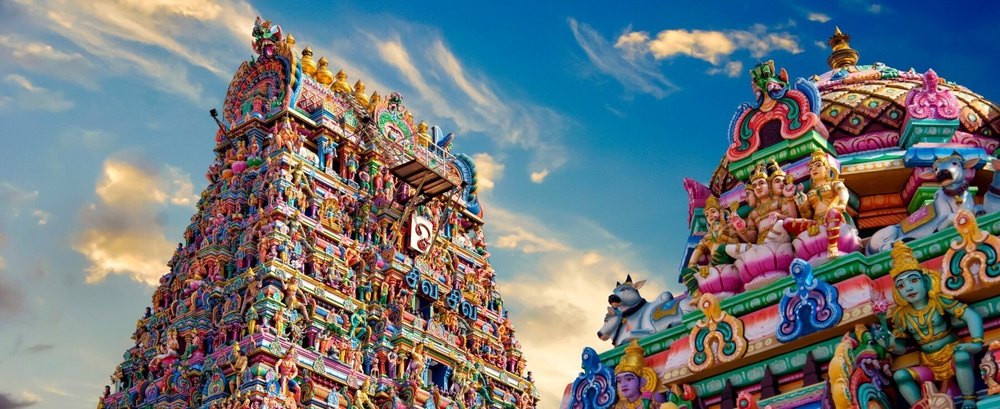
#> input picture assets/temples.jpeg, 1000 x 409 px, shrunk from 1800 x 737 before the run, given in place of the camera
$ python colordetect.py
#> lines starting #> are read from the running program, lines starting #| are printed output that depends on the picture; after the words box and inside, x2 and y2 are one past the last pixel; in counts of white or black regions, pixels touching at a corner belong together
import cv2
import numpy as np

vid = cv2.VideoCapture(0)

while True:
    ret, frame = vid.read()
#> frame is the input picture: shape (409, 1000, 3); mean B, G, R 122, 118.6, 111.9

    hsv = cv2.cvtColor(frame,cv2.COLOR_BGR2HSV)
#> hsv: shape (409, 1000, 3); mean H, S, V 74.6, 128.4, 151.8
    lower_blue = np.array([90, 50, 50])
    upper_blue = np.array([130, 255, 255])

    masks = cv2.inRange(hsv, lower_blue, upper_blue)
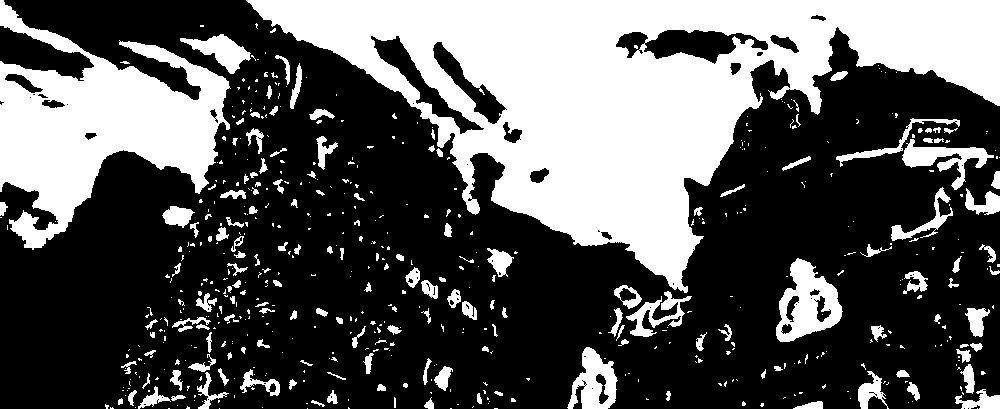
#> masks: shape (409, 1000); 34.7% white; 574 white regions (415 under 20 px), largest, box (x1, y1, x2, y2) and area: (246, 0, 1000, 293) 89728, (0, 0, 231, 250) 26523, (776, 258, 843, 342) 3015

    results = cv2.bitwise_and(frame, frame, mask=masks)
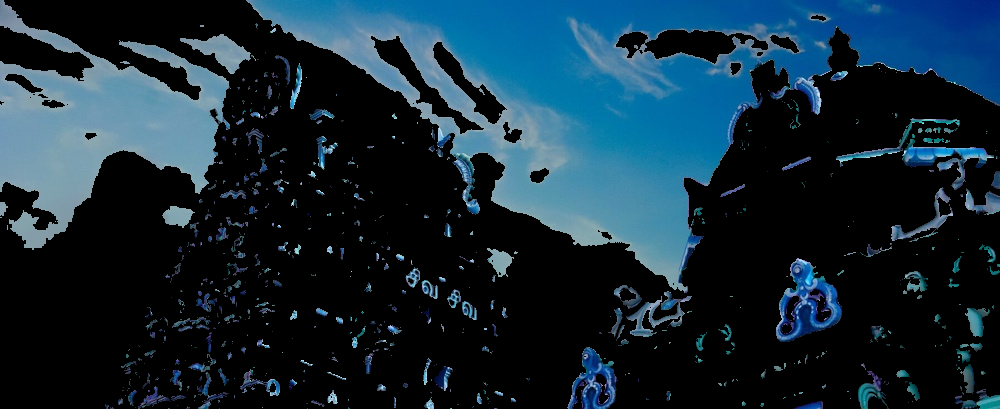
#> results: shape (409, 1000, 3); mean B, G, R 55.2, 42.1, 20.5

    cv2.imshow('frame',results)
    cv2.imshow('mask',masks)

    if cv2.waitKey(1)==ord('q'):
#> (key q is pressed here)
        break

vid.release()
cv2.destroyAllWindows()
